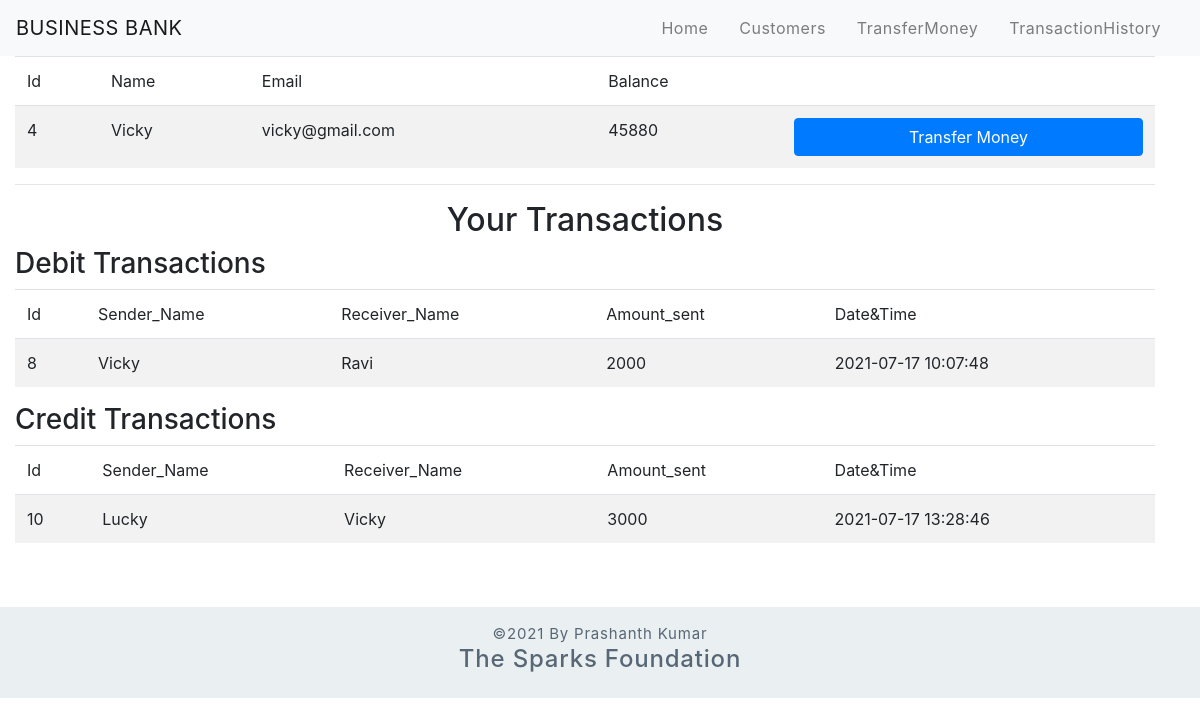
Page /view.php?id=4 on the committed database.
### tables this page shows
CREATE TABLE IF NOT EXISTS `customers` (
  `Id` int NOT NULL AUTO_INCREMENT,
  `Name` varchar(255) NOT NULL,
  `Email` varchar(255) NOT NULL,
  `Balance` int NOT NULL,
  PRIMARY KEY (`Id`)
);

CREATE TABLE IF NOT EXISTS `transfers` (
  `Id` int NOT NULL AUTO_INCREMENT,
  `Sender_Name` varchar(255) DEFAULT NULL,
  `Receiver_Name` varchar(255) DEFAULT NULL,
  `Amount_sent` int NOT NULL,
  `datetime` datetime NOT NULL DEFAULT CURRENT_TIMESTAMP,
  PRIMARY KEY (`Id`)
);

### view.php (the view, shortened to what this page needs)
<?php
    include 'connection.php';
?>
<!DOCTYPE html>
<html>
    <head>
        <link rel="stylesheet" href="https://stackpath.bootstrapcdn.com/bootstrap/4.5.2/css/bootstrap.min.css">
    </head>
    <body>
        <?php
            include 'header.php';
        ?>
        <div class="container-fluid row">
            <div class='col-md'>
                <table class='table table-striped'>
                    <thead>
                        <tr>
                            <td>Id</td>
                            <td>Name</td>
                            <td>Email</td>
                            <td>Balance</td>
                            <td></td>
                        </tr>
                    </thead>
                    <?php
                        $id=$_GET['id'];
                        $query="SELECT * from customers WHERE Id=$id";
                        $result=mysqli_query($con,$query);
                        while($row= mysqli_fetch_assoc($result)){
                    ?>
                    <tbody>
                        <tr>
                            <td><?php echo $row['Id'] ?></td>
                            <td><?php echo $row['Name'] ?></td>
                            <td><?php echo $row['Email'] ?></td>
                            <td><?php echo $row['Balance'] ?></td>
                            <td><a href="transfer.php?id=<?php echo $row['Id'] ?>">
                                <button class='btn btn-primary btn-block'>Transfer Money</button></a></td>
                        </tr>
                        <?php
                            }
                        ?>
                    </tbody>
                </table>
                <hr>
                <h2 style="text-align: center;">Your Transactions</h2>
                <h3>Debit Transactions</h3>
                <table class='table table-striped'>
                    <thead>
                        <tr>
                            <td>Id</td>
                            <td>Sender_Name</td>
                            <td>Receiver_Name</td>
                            <td>Amount_sent</td>
                            <td>Date&Time</td>
                        </tr>
                    </thead>
                    <?php
                        $id=$_GET['id'];
                        $query="SELECT Name from customers WHERE Id=$id";
                        $result=mysqli_query($con,$query);
                        $row=mysqli_fetch_assoc($result);
                        $name=$row['Name'];
                        $debit_query="SELECT * from transfers WHERE Sender_Name= '$name' ";
                        $debit_execute=mysqli_query($con,$debit_query);
                        if(mysqli_num_rows($debit_execute)==0){
                    ?>
                    <div class="jumbotron">
                        <h4>Sorry!! NO Transactions</h4>
                    </div>
                    <?php
                        }else{
                            while ($row=mysqli_fetch_assoc($debit_execute)){
                    ?>
                        <tbody>
                            <tr>
                                <td><?php echo $row['Id'] ?></td>
                                <td><?php echo $row['Sender_Name'] ?></td>
                                <td><?php echo $row['Receiver_Name'] ?></td>
                                <td><?php echo $row['Amount_sent'] ?></td>
                                <td><?php echo $row['datetime'] ?></td>
                            </tr>
                            <?php
                                }
                            }
                            ?>
                        </tbody>
                </table>
                <h3>Credit Transactions</h3>
                <table class='table table-striped'>
                    <thead>
                        <tr>
                            <td>Id</td>
                            <td>Sender_Name</td>
                            <td>Receiver_Name</td>
                            <td>Amount_sent</td>
                            <td>Date&Time</td>
                        </tr>
                    </thead>
                    <?php
                        $id=$_GET['id'];
                        $query="SELECT Name from customers WHERE Id=$id";
                        $result=mysqli_query($con,$query);
                        $row=mysqli_fetch_assoc($result);
                        $name=$row['Name'];
                        $credit_query="SELECT * from transfers WHERE Receiver_Name='$name' ";
                        $credit_execute=mysqli_query($con,$credit_query);
                        if(mysqli_num_rows($credit_execute)==0){
                    ?>
                    <div class="jumbotron">
                        <h4>Sorry!! NO Transactions</h4>
                    </div>
                    <?php
                        }else{
                            while ($row=mysqli_fetch_assoc($credit_execute)){
                    ?>
                        <tbody>
                            <tr>
                                <td><?php echo $row['Id'] ?></td>
                                <td><?php echo $row['Sender_Name'] ?></td>
                                <td><?php echo $row['Receiver_Name'] ?></td>
                                <td><?php echo $row['Amount_sent'] ?></td>
                                <td><?php echo $row['datetime'] ?></td>
                            </tr>
                            <?php
                                }
                            }
                            ?>
                        </tbody>
                </table>
            </div>
        </div>
        <footer class="text-center mt-5 py-3">
            <p>&copy;2021 By Prashanth Kumar</p>
            <h4>The Sparks Foundation</h4>
        </footer>
    </body>
</html>

### view.php (style rules this page uses)
footer { color: #586776; background-color: #EAF0F1; letter-spacing: 0.8px; }
footer p { margin: 0px; font-size: 15px; }

### rows in the picture
customers: Id "4", Name "Vicky", Email "vicky@gmail.com", Balance "45880"
transfers: Id "8", Sender_Name "Vicky", Receiver_Name "Ravi", Amount_sent "2000", datetime "2021-07-17 10:07:48"
transfers: Id "10", Sender_Name "Lucky", Receiver_Name "Vicky", Amount_sent "3000", datetime "2021-07-17 13:28:46"
